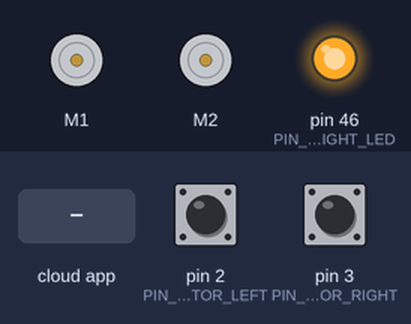
The sketch below on a simulated Arduino Mega 2560, built with avr-gcc and run on an emulated ATmega2560. Shown: 2 × DC motor (green arrow = forward, orange = backward, longer = faster), output pins drawn as LEDs (lit = HIGH). Inputs (shaded band) come from the test bench; at power-on: pin 2 (PIN_ENCOD_A_MOTOR_LEFT) HIGH, pin 3 (PIN_ENCOD_A_MOTOR_RIGHT) HIGH. The ROS host is connected and sends only what is stated.

Above: at 1.2 s.
1.3 s: the phone or cloud app sets linear.x to -100
At 1.9 s:
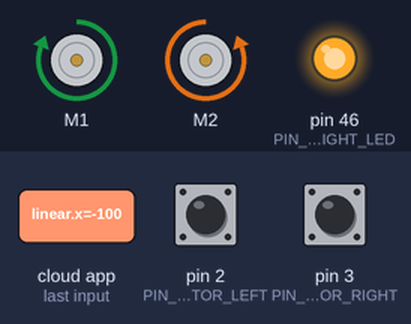
3.8 s: the phone or cloud app sets linear.x to 0
At 5.4 s:
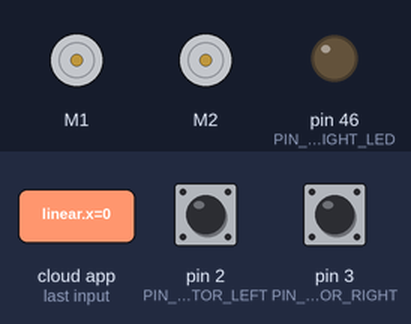
6.8 s: the phone or cloud app sets angular.z to -100
At 7.2 s:
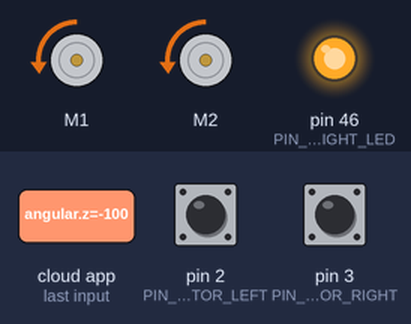
9.8 s: the phone or cloud app sets angular.z to 100
At 10.2 s:
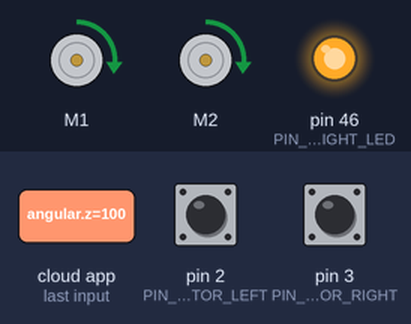
12.8 s: the phone or cloud app sets linear.x to 100
At 13.1 s:
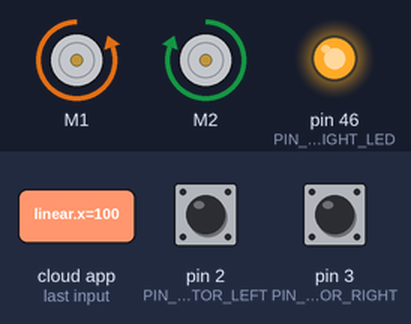
Timing chart, 0 to 15.8 s (numbered marks = the images above; inputs shaded):
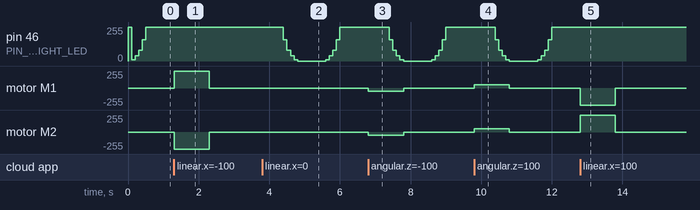

The sketch:

motor_controller_v2_AFMS.ino
```cpp
#include <Adafruit_MotorShield.h>
#include <Wire.h>
#include <PID_v1.h>
#include <ros.h>
#include <std_msgs/String.h>
#include <geometry_msgs/Vector3Stamped.h>
#include <geometry_msgs/Twist.h>
#include <ros/time.h>

//initializing all the variables
#define LOOPTIME                      100     //Looptime in millisecond
const byte noCommLoopMax = 10;                //number of main loops the robot will execute without communication before stopping
unsigned int noCommLoops = 0;                 //main loop without communication counter

double speed_cmd_left2 = 0;

const int PIN_ENCOD_A_MOTOR_LEFT = 2;               //A channel for encoder of left motor
const int PIN_ENCOD_B_MOTOR_LEFT = 4;               //B channel for encoder of left motor

const int PIN_ENCOD_A_MOTOR_RIGHT = 3;              //A channel for encoder of right motor
const int PIN_ENCOD_B_MOTOR_RIGHT = 5;              //B channel for encoder of right motor

const int PIN_SIDE_LIGHT_LED = 46;                  //Side light blinking led pin

unsigned long lastMilli = 0;

//--- Robot-specific constants ---
const double radius = 0.05;                   //Wheel radius, in m
const double wheelbase = 0.04;               //Wheelbase, in m
const double encoder_cpr = 9840;               //Encoder ticks or counts per rotation
const double speed_to_pwm_ratio = 0.00235;    //Ratio to convert speed (in m/s) to PWM value. It was obtained by plotting the wheel speed in relation to the PWM motor command (the value is the slope of the linear function).
const double min_speed_cmd = 0.0882;          //(min_speed_cmd/speed_to_pwm_ratio) is the minimum command value needed for the motor to start moving. This value was obtained by plotting the wheel speed in relation to the PWM motor command (the value is the constant of the linear function).

double speed_req = 0;                         //Desired linear speed for the robot, in m/s
double angular_speed_req = 0;                 //Desired angular speed for the robot, in rad/s

double speed_req_left = 0;                    //Desired speed for left wheel in m/s
double speed_act_left = 0;                    //Actual speed for left wheel in m/s
double speed_cmd_left = 0;                    //Command speed for left wheel in m/s

double speed_req_right = 0;                   //Desired speed for right wheel in m/s
double speed_act_right = 0;                   //Actual speed for right wheel in m/s
double speed_cmd_right = 0;                   //Command speed for right wheel in m/s

const double max_speed = 0.4;                 //Max speed in m/s

int PWM_leftMotor = 0;                     //PWM command for left motor
int PWM_rightMotor = 0;                    //PWM command for right motor

// PID Parameters
const double PID_left_param[] = { 0, 0, 0.1 }; //Respectively Kp, Ki and Kd for left motor PID
const double PID_right_param[] = { 0, 0, 0.1 }; //Respectively Kp, Ki and Kd for right motor PID

volatile float pos_left = 0;       //Left motor encoder position
volatile float pos_right = 0;      //Right motor encoder position

PID PID_leftMotor(&speed_act_left, &speed_cmd_left, &speed_req_left, PID_left_param[0], PID_left_param[1], PID_left_param[2], DIRECT);          //Setting up the PID for left motor
PID PID_rightMotor(&speed_act_right, &speed_cmd_right, &speed_req_right, PID_right_param[0], PID_right_param[1], PID_right_param[2], DIRECT);   //Setting up the PID for right motor

Adafruit_MotorShield AFMS = Adafruit_MotorShield();  // Create the motor shield object with the default I2C address
Adafruit_DCMotor *leftMotor = AFMS.getMotor(1);      //Create left motor object
Adafruit_DCMotor *rightMotor = AFMS.getMotor(2);     //Create right motor object

ros::NodeHandle nh;

//function that will be called when receiving command from host
void handle_cmd (const geometry_msgs::Twist& cmd_vel) {
  noCommLoops = 0;                                                  //Reset the counter for number of main loops without communication

  speed_req = cmd_vel.linear.x;                                     //Extract the commanded linear speed from the message

  angular_speed_req = cmd_vel.angular.z;                            //Extract the commanded angular speed from the message

  speed_req_left = speed_req - angular_speed_req*(wheelbase/2);     //Calculate the required speed for the left motor to comply with commanded linear and angular speeds
  speed_req_right = speed_req + angular_speed_req*(wheelbase/2);    //Calculate the required speed for the right motor to comply with commanded linear and angular speeds
}

ros::Subscriber<geometry_msgs::Twist> cmd_vel("cmd_vel", handle_cmd);   //create a subscriber to ROS topic for velocity commands (will execute "handle_cmd" function when receiving data)
geometry_msgs::Vector3Stamped speed_msg;                                //create a "speed_msg" ROS message
ros::Publisher speed_pub("speed", &speed_msg);                          //create a publisher to ROS topic "speed" using the "speed_msg" type

const int lightIncNumber = 30;                                                                                                                                       //Number of lightIncrements for side light blinking
int lightInc = 0;                                                                                                                                                    //Init increment for side light blinking
int lightValue [lightIncNumber]= { 10, 40, 80, 160, 255, 255, 255, 255, 255, 255, 255, 255, 255, 255, 255, 255, 255, 255, 160, 80, 40, 10, 0, 0, 0, 0, 0, 0, 0, 0 }; //side light increment values
int lightValueNoComm [25]= { 255, 0, 255, 0, 255, 0, 0, 0, 0, 0, 0, 0, 0, 0, 0, 0, 0, 0, 0, 0, 0, 0, 0, 0, 0 }; //side light increment values
int lightT = 0; //init light period

//__________________________________________________________________________

void setup() {


  pinMode(PIN_SIDE_LIGHT_LED, OUTPUT);      //set pin for side light leds as output
  analogWrite(PIN_SIDE_LIGHT_LED, 255);     //light up side lights

  nh.initNode();                            //init ROS node
  nh.getHardware()->setBaud(57600);         //set baud for ROS serial communication
  nh.subscribe(cmd_vel);                    //suscribe to ROS topic for velocity commands
  nh.advertise(speed_pub);                  //prepare to publish speed in ROS topic

  AFMS.begin();

  //setting motor speeds to zero
  leftMotor->setSpeed(0);
  leftMotor->run(BRAKE);
  rightMotor->setSpeed(0);
  rightMotor->run(BRAKE);

  //setting PID parameters
  PID_leftMotor.SetSampleTime(95);
  PID_rightMotor.SetSampleTime(95);
  PID_leftMotor.SetOutputLimits(-max_speed, max_speed);
  PID_rightMotor.SetOutputLimits(-max_speed, max_speed);
  PID_leftMotor.SetMode(AUTOMATIC);
  PID_rightMotor.SetMode(AUTOMATIC);

  // Define the rotary encoder for left motor
  pinMode(PIN_ENCOD_A_MOTOR_LEFT, INPUT);
  pinMode(PIN_ENCOD_B_MOTOR_LEFT, INPUT);
  digitalWrite(PIN_ENCOD_A_MOTOR_LEFT, HIGH);                // turn on pullup resistor
  digitalWrite(PIN_ENCOD_B_MOTOR_LEFT, HIGH);
  attachInterrupt(0, encoderLeftMotor, RISING);

  // Define the rotary encoder for right motor
  pinMode(PIN_ENCOD_A_MOTOR_RIGHT, INPUT);
  pinMode(PIN_ENCOD_B_MOTOR_RIGHT, INPUT);
  digitalWrite(PIN_ENCOD_A_MOTOR_RIGHT, HIGH);                // turn on pullup resistor
  digitalWrite(PIN_ENCOD_B_MOTOR_RIGHT, HIGH);
  attachInterrupt(1, encoderRightMotor, RISING);
}

//_________________________________________________________________________

void loop() {
  nh.spinOnce();
  if((millis()-lastMilli) >= LOOPTIME)
  {                                                                           // enter timed loop
    lastMilli = millis();

    if (!nh.connected()){
      analogWrite(PIN_SIDE_LIGHT_LED, lightValueNoComm[lightInc]);
      lightInc=lightInc+1;
      if (lightInc >= 25){
        lightInc=0;
      }
    }
    else{
      analogWrite(PIN_SIDE_LIGHT_LED, lightValue [lightInc]);
      lightT = 3000 - ((2625/max_speed)*((abs(speed_req_left)+abs(speed_req_right))/2));
      lightInc=lightInc+(30/(lightT/LOOPTIME));
      if (lightInc >= lightIncNumber){
        lightInc=0;
      }
    }


    if (abs(pos_left) < 5){                                                   //Avoid taking in account small disturbances
      speed_act_left = 0;
    }
    else {
      speed_act_left=((pos_left/encoder_cpr)*2*PI)*(1000/LOOPTIME)*radius;           // calculate speed of left wheel
    }

    if (abs(pos_right) < 5){                                                  //Avoid taking in account small disturbances
      speed_act_right = 0;
    }
    else {
    speed_act_right=((pos_right/encoder_cpr)*2*PI)*(1000/LOOPTIME)*radius;          // calculate speed of right wheel
    }

    pos_left = 0;
    pos_right = 0;

    speed_cmd_left = constrain(speed_cmd_left, -max_speed, max_speed);
    PID_leftMotor.Compute();
    // compute PWM value for left motor. Check constant definition comments for more information.
    PWM_leftMotor = constrain(((speed_req_left+sgn(speed_req_left)*min_speed_cmd)/speed_to_pwm_ratio) + (speed_cmd_left/speed_to_pwm_ratio), -255, 255); //

    if (noCommLoops >= noCommLoopMax) {                   //Stopping if too much time without command
      leftMotor->setSpeed(0);
      leftMotor->run(BRAKE);
    }
    else if (speed_req_left == 0){                        //Stopping
      leftMotor->setSpeed(0);
      leftMotor->run(BRAKE);
    }
    else if (PWM_leftMotor > 0){                          //Going forward
      leftMotor->setSpeed(abs(PWM_leftMotor));
      leftMotor->run(BACKWARD);
    }
    else {                                               //Going backward
      leftMotor->setSpeed(abs(PWM_leftMotor));
      leftMotor->run(FORWARD);
    }

    speed_cmd_right = constrain(speed_cmd_right, -max_speed, max_speed);
    PID_rightMotor.Compute();
    // compute PWM value for right motor. Check constant definition comments for more information.
    PWM_rightMotor = constrain(((speed_req_right+sgn(speed_req_right)*min_speed_cmd)/speed_to_pwm_ratio) + (speed_cmd_right/speed_to_pwm_ratio), -255, 255); //

    if (noCommLoops >= noCommLoopMax) {                   //Stopping if too much time without command
      rightMotor->setSpeed(0);
      rightMotor->run(BRAKE);
    }
    else if (speed_req_right == 0){                       //Stopping
      rightMotor->setSpeed(0);
      rightMotor->run(BRAKE);
    }
    else if (PWM_rightMotor > 0){                         //Going forward
      rightMotor->setSpeed(abs(PWM_rightMotor));
      rightMotor->run(FORWARD);
    }
    else {                                                //Going backward
      rightMotor->setSpeed(abs(PWM_rightMotor));
      rightMotor->run(BACKWARD);
    }

    if((millis()-lastMilli) >= LOOPTIME){         //write an error if execution time of the loop in longer than the specified looptime
      Serial.println(" TOO LONG ");
    }

    noCommLoops++;
    if (noCommLoops == 65535){
      noCommLoops = noCommLoopMax;
    }

    publishSpeed(LOOPTIME);   //Publish odometry on ROS topic
  }
 }

//Publish function for odometry, uses a vector type message to send the data (message type is not meant for that but that's easier than creating a specific message type)
void publishSpeed(double time) {
  speed_msg.header.stamp = nh.now();      //timestamp for odometry data
  speed_msg.vector.x = speed_act_left;    //left wheel speed (in m/s)
  speed_msg.vector.y = speed_act_right;   //right wheel speed (in m/s)
  speed_msg.vector.z = time/1000;         //looptime, should be the same as specified in LOOPTIME (in s)
  speed_pub.publish(&speed_msg);
  nh.spinOnce();
  nh.loginfo("Publishing odometry");
}

//Left motor encoder counter
void encoderLeftMotor() {
  if (digitalRead(PIN_ENCOD_A_MOTOR_LEFT) == digitalRead(PIN_ENCOD_B_MOTOR_LEFT)) pos_left++;
  else pos_left--;
}

//Right motor encoder counter
void encoderRightMotor() {
  if (digitalRead(PIN_ENCOD_A_MOTOR_RIGHT) == digitalRead(PIN_ENCOD_B_MOTOR_RIGHT)) pos_right--;
  else pos_right++;
}

template <typename T> int sgn(T val) {
    return (T(0) < val) - (val < T(0));
}
```

Measured:
- after the input at 1.3 s, pin 46 (PIN_SIDE_LIGHT_LED): stops changing and stays 255/255; motor M1: stopped → forward 255/255 at once, → stopped 1.0 s later; motor M2: stopped → backward 255/255 at once, → stopped 1.0 s later
- after the input at 3.8 s, pin 46 (PIN_SIDE_LIGHT_LED): 255/255 → 160/255 after 0.60 s, → 80/255 0.10 s later, → 40/255 0.10 s later, → 10/255 0.10 s later, … (10 changes in this stretch)
- after the input at 6.8 s, motor M1, motor M2: stopped → backward 46/255 at once, → stopped 1.0 s later
- after the input at 9.8 s, motor M1, motor M2: stopped → forward 46/255 at once, → stopped 1.0 s later
- after the input at 12.8 s, pin 46 (PIN_SIDE_LIGHT_LED): stops changing and stays 255/255; motor M1: stopped → backward 255/255 at once, → stopped 1.0 s later; motor M2: stopped → forward 255/255 at once, → stopped 1.0 s later
